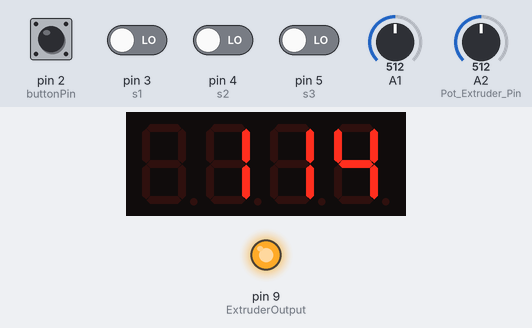
The sketch below on a simulated Arduino Uno, built with avr-gcc and run on an emulated ATmega328P. Parts: 4-digit seven-segment display, output pins drawn as LEDs (lit = HIGH). The inputs (shaded band) are chosen by the test bench; at power-on: pin 2 (buttonPin), pin 3 (s1), pin 4 (s2), pin 5 (s3) LOW, A1 = 512, A2 (Pot_Extruder_Pin) = 512.

Above: at 2.2 s.
2.3 s: A1 set to 478
At 4.3 s:
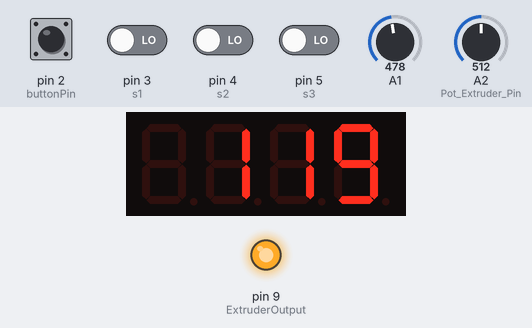
4.7 s: A1 set to 459
At 5.7 s:
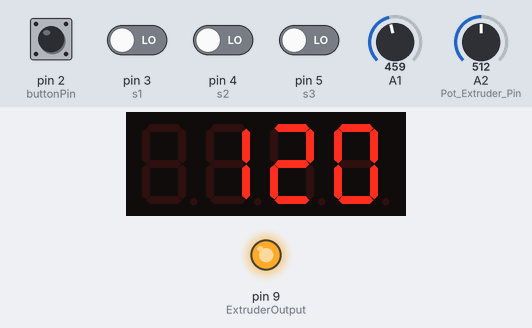
7.9 s: pin 2 (buttonPin) pulled HIGH for 0.15 s
At 9.1 s:
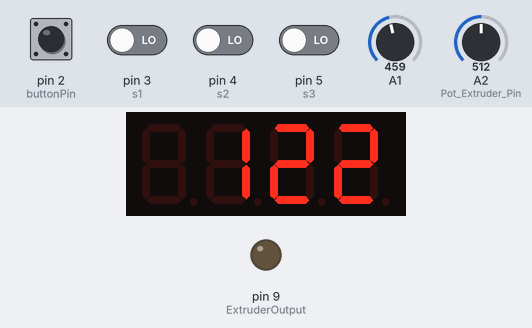
10.0 s: A1 set to 441
At 10.5 s:
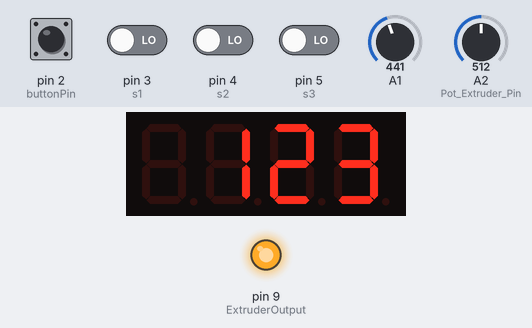
13.2 s: A1 set to 410
At 14.6 s:
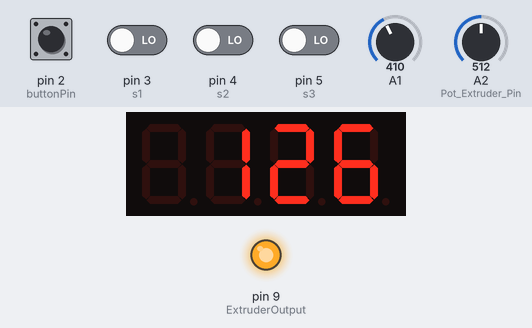
16.4 s: A2 (Pot_Extruder_Pin) set to 306
At 18.1 s:
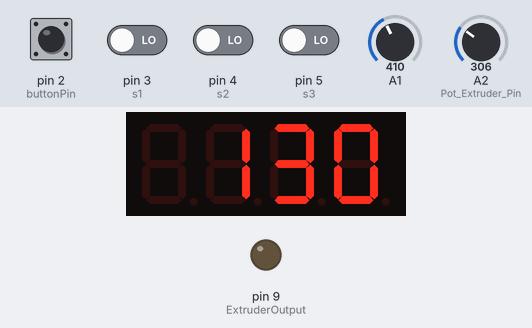
Timing chart, 0 to 19.6 s (numbered marks = the images above; inputs shaded):
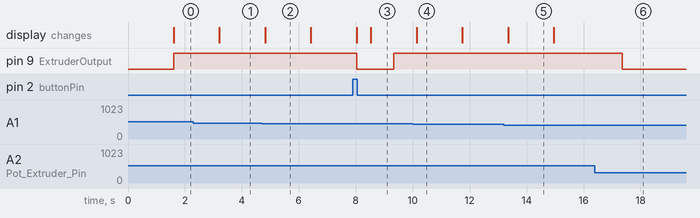

The sketch:

seven_segment_thermistors.ino
```cpp
// (licence header left out)
#include <Wire.h>
#include "Adafruit_LEDBackpack.h"
#include "Adafruit_GFX.h"
#include <PID_v1.h>


#define DISPLAY_ADDRESS   0x70
Adafruit_7segment clockDisplay = Adafruit_7segment();

//Thermistor
#define T1 A1 //thermistor 1 connected to A1
#define Pot_Extruder_Pin  A2 //A3
//Outputs
#define ExtruderOutput 9 //10

#define s1 3
#define s2 4
#define s3 5

#define NUMTEMPS 20

#define RUNMODEFLAG 0
#define SETMODEFLAG 1

//#define TEMPERATURE_SAMPLES 10
#define TEMP_UPDATE_INTERVAL 200

#define buttonPin 2

double Current_Extruder_Temp = 0;
double Set_Extruder_Temp = 185;
int Extruder_Pot_Value;
boolean mode = 0; //default run mode

short temptable[NUMTEMPS][2];

// EPCOS 100K Thermistor (B57540G0104F000)
// Thermistor lookup table for RepRap Temperature Sensor Boards (http://make.rrrf.org/ts)
// Made with createTemperatureLookup.py (http://svn.reprap.org/trunk/reprap/firmware/Arduino/utilities/createTemperatureLookup.py)
// ./createTemperatureLookup.py --r0=100000 --t0=25 --r1=0 --r2=4700 --beta=4066 --max-adc=1023
// r0: 100000
// t0: 25
// r1: 0
// r2: 4700
// beta: 4066
// max adc: 1023

short temptable1[NUMTEMPS][2] = {
   {1, 841},
   {54, 255},
   {107, 209},
   {160, 184},
   {213, 166},
   {266, 153},
   {319, 142},
   {372, 132},
   {425, 124},
   {478, 116},
   {531, 108},
   {584, 101},
   {637, 93},
   {690, 86},
   {743, 78},
   {796, 70},
   {849, 61},
   {902, 50},
   {955, 34},
   {1008, 3}
};

// Honeywell 100K Thermistor (135-104LAG-J01)
// Made with createTemperatureLookup.py (http://svn.reprap.org/trunk/reprap/firmware/Arduino/utilities/createTemperatureLookup.py)
// ./createTemperatureLookup.py --r0=100000 --t0=25 --r1=0 --r2=4700 --beta=3974 --max-adc=1023
// r0: 100000
// t0: 25
// r1: 0
// r2: 4700
// beta: 3974
// max adc: 1023

short temptable2[NUMTEMPS][2] = {
{1, 916},
{54, 265},
{107, 216},
{160, 189},
{213, 171},
{266, 157},
{319, 146},
{372, 136},
{425, 127},
{478, 118},
{531, 110},
{584, 103},
{637, 95},
{690, 88},
{743, 80},
{796, 71},
{849, 62},
{902, 50},
{955, 34},
{1008, 2}
};

//RRRF 100K Thermistor
// Thermistor lookup table for RepRap Temperature Sensor Boards (http://make.rrrf.org/ts)
// Made with createTemperatureLookup.py (http://svn.reprap.org/trunk/reprap/firmware/Arduino/utilities/createTemperatureLookup.py)
// ./createTemperatureLookup.py --r0=100000 --t0=25 --r1=0 --r2=4700 --beta=3960 --max-adc=1023
// r0: 100000
// t0: 25
// r1: 0
// r2: 4700
// beta: 3960
// max adc: 1023

short temptable3[NUMTEMPS][2] = {
   {1, 929},
   {54, 266},
   {107, 217},
   {160, 190},
   {213, 172},
   {266, 158},
   {319, 146},
   {372, 136},
   {425, 127},
   {478, 119},
   {531, 111},
   {584, 103},
   {637, 96},
   {690, 88},
   {743, 80},
   {796, 71},
   {849, 62},
   {902, 50},
   {955, 34},
   {1008, 2}
};

long BUT_previousMillis = 0;        // will store last time LED was updated
long BUT_interval = 1000;           // interval at which to blink (milliseconds)

long Display_previousMillis =0;
long Display_interval = 1000;


unsigned long temp_prev_time;

/**********************************************************************************************
 * Arduino PID Library - Version 1
 * by Brett Beauregard <br3ttb@gmail.com> brettbeauregard.com
 **********************************************************************************************/

//PID
double OutputValueExtruder;
//double KP_Extruder = 22.2;
//double KI_Extruder = 1.08;
//double KD_Extruder = 114;


double KP_Extruder = 400;
double KI_Extruder = 0.08;
double KD_Extruder = 400;

/*
 #define  DEFAULT_Kp 22.2
  #define  DEFAULT_Ki 1.08
  #define  DEFAULT_Kd 114
*/

PID PIDExtruder(&Current_Extruder_Temp, &OutputValueExtruder, &Set_Extruder_Temp,KP_Extruder,KI_Extruder,KD_Extruder, DIRECT);
int WindowSizeExtruder = 5000;
unsigned long windowStartTimeExtruder;


void setup() {

pinMode(s1, INPUT);
pinMode(s2, INPUT);
pinMode(s3, INPUT);


setTermistorTable(digitalRead(s1),digitalRead(s2),digitalRead(s3));

//Serial.begin(9600);

  // put your setup code here, to run once:
clockDisplay.begin(DISPLAY_ADDRESS);

pinMode(ExtruderOutput, OUTPUT);
digitalWrite(ExtruderOutput, LOW);

initPID();
}

void sevenSegDisplay(){

   if (mode==RUNMODEFLAG){
    //clockDisplay.drawColon(false);
    clockDisplay.print((int)Current_Extruder_Temp, DEC);
    clockDisplay.writeDisplay();
 //   Serial.println("Current_Extruder_Temp");
//    Serial.println(Current_Extruder_Temp);
   }else {
    //clockDisplay.drawColon(true);
    clockDisplay.print((int)Set_Extruder_Temp, DEC);
    clockDisplay.writeDisplay();
  //  Serial.println("Set_Extruder_Temp");
//    Serial.println(Set_Extruder_Temp);

   }
}


void buttonPressed (){
digitalWrite(ExtruderOutput, LOW);
mode = SETMODEFLAG;
//Serial.println("Set Mode");

while(digitalRead(buttonPin)){


Extruder_Pot_Value = analogRead(Pot_Extruder_Pin); // read the value from the sensor
Extruder_Pot_Value = map(Extruder_Pot_Value, 0, 1023, 0, 350);

Set_Extruder_Temp = Extruder_Pot_Value;


sevenSegDisplay();
delay(500);


}

mode = RUNMODEFLAG;
//Serial.println("RUN Mode");

}//buttonPressed


void loop() {


  if (millis() - BUT_previousMillis > BUT_interval)
  {
      BUT_previousMillis = millis();   // PID update rate
      if (digitalRead(buttonPin) == HIGH) {
        buttonPressed ();
      }
  }//if millis


  if (millis() - Display_previousMillis > Display_interval)
  {
      Display_previousMillis = millis();   // PID update rate
      sevenSegDisplay();

  }// if milis


  Manage_Temperatures ();


  /*

  analogWrite(ExtruderOutput,255);
  delay(500);
  analogWrite(ExtruderOutput,0);
  delay(500); */
}//loop


//Manage Temperature

void read_Temperatures(){
  Current_Extruder_Temp = read_termistor(T1);

}


void Manage_Extruder_Temperature (){

  Extruder_Pot_Value = analogRead(Pot_Extruder_Pin); // read the value from the sensor
  Extruder_Pot_Value = map(Extruder_Pot_Value, 0, 1023, 0, 350);

  Set_Extruder_Temp = Extruder_Pot_Value;

  read_Temperatures();

  PIDExtruder.Compute();
  analogWrite(ExtruderOutput,OutputValueExtruder);

  if (Current_Extruder_Temp > Set_Extruder_Temp) {
  //  Current_Extruder_Temp = Set_Extruder_Temp;
    analogWrite(ExtruderOutput,0);
  } else {

  }


}


void initPID(){
PIDExtruder.SetMode(AUTOMATIC);

}

void Manage_Temperatures (){
Manage_Extruder_Temperature ();

}

int read_termistor(int THERMISTOR_PIN)
{
  // int rawtemp = analogRead(THERMISTOR_PIN);
   int rawtemp =getSensorAverageValue (THERMISTOR_PIN,10,80);
   int current_celsius = 0;

   byte i;
   for (i=1; i<NUMTEMPS; i++)
   {
      if (temptable[i][0] > rawtemp)
      {
         int realtemp  = temptable[i-1][1] + (rawtemp - temptable[i-1][0]) * (temptable[i][1] - temptable[i-1][1]) / (temptable[i][0] - temptable[i-1][0]);

         if (realtemp > 255)
            realtemp = 255;

         current_celsius = realtemp;

         break;
      }
   }

   // Overflow: We just clamp to 0 degrees celsius
   if (i == NUMTEMPS)
   current_celsius = 0;

   return current_celsius;
}


// get an average value from a jumpy or erratic input sensor.
const int getSensorAverageValue (const int sensorPin,
                                 const int numberOfSamples,
                                 const long timeGap)
{
  static int currentSample; // current sensor sample.
  static int currentValue;  // current sensor value.

  // current value works as a sum counter.
  currentValue = 0;

  // get sensor samples with delay and calculate the sum.
  for (int i = 0; i < numberOfSamples; i++) {
    // get sensor sample.
    currentSample = analogRead(sensorPin);

    // add sample to the sum counter.
    currentValue += currentSample;

    // delay some time for the next sample.
    delay(timeGap);
  }

  // get the average sensor value (ignore the fraction).
  return (currentValue / numberOfSamples);
}


void setTermistorTable(boolean v1,boolean v2,boolean v3){
//Serial.println(val);
 //clockDisplay.drawColon(false);
 if (!(v1)) {
     //temptable1
     memcpy(temptable, temptable1, sizeof(temptable1));
 }

 if (!(v2)) {
    //temptable2
    memcpy(temptable, temptable2, sizeof(temptable2));
 }

 if (!(v3)) {
    //temprtable 3
    memcpy(temptable, temptable3, sizeof(temptable3));
 }

}
```

Measured:
- after the input at 2.3 s, the display: changes after 0.91 s (image 1)
- after the input at 4.7 s, the display: changes after 0.12 s (image 2)
- after the input at 7.9 s, pin 9 (ExtruderOutput): HIGH → LOW after 0.13 s, → HIGH 1.3 s later; the display: first changes after 0.13 s (image 3 shows a later state)
- after the input at 10.0 s, the display: changes after 0.14 s (image 4)
- after the input at 13.2 s, the display: changes after 0.15 s (image 5)
- after the input at 16.4 s, pin 9 (ExtruderOutput): HIGH → LOW after 0.96 s
- what the display in image 2 shows lasts 1.6 s, from 4.8 s to 6.4 s
